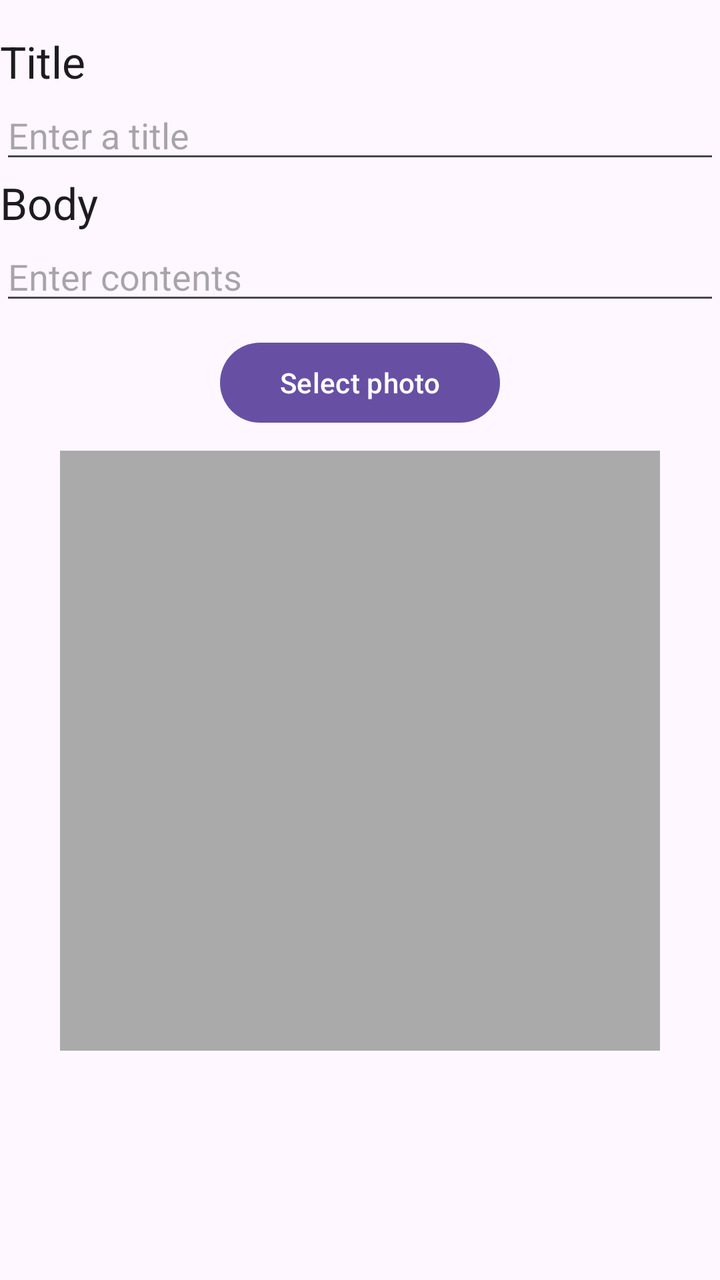
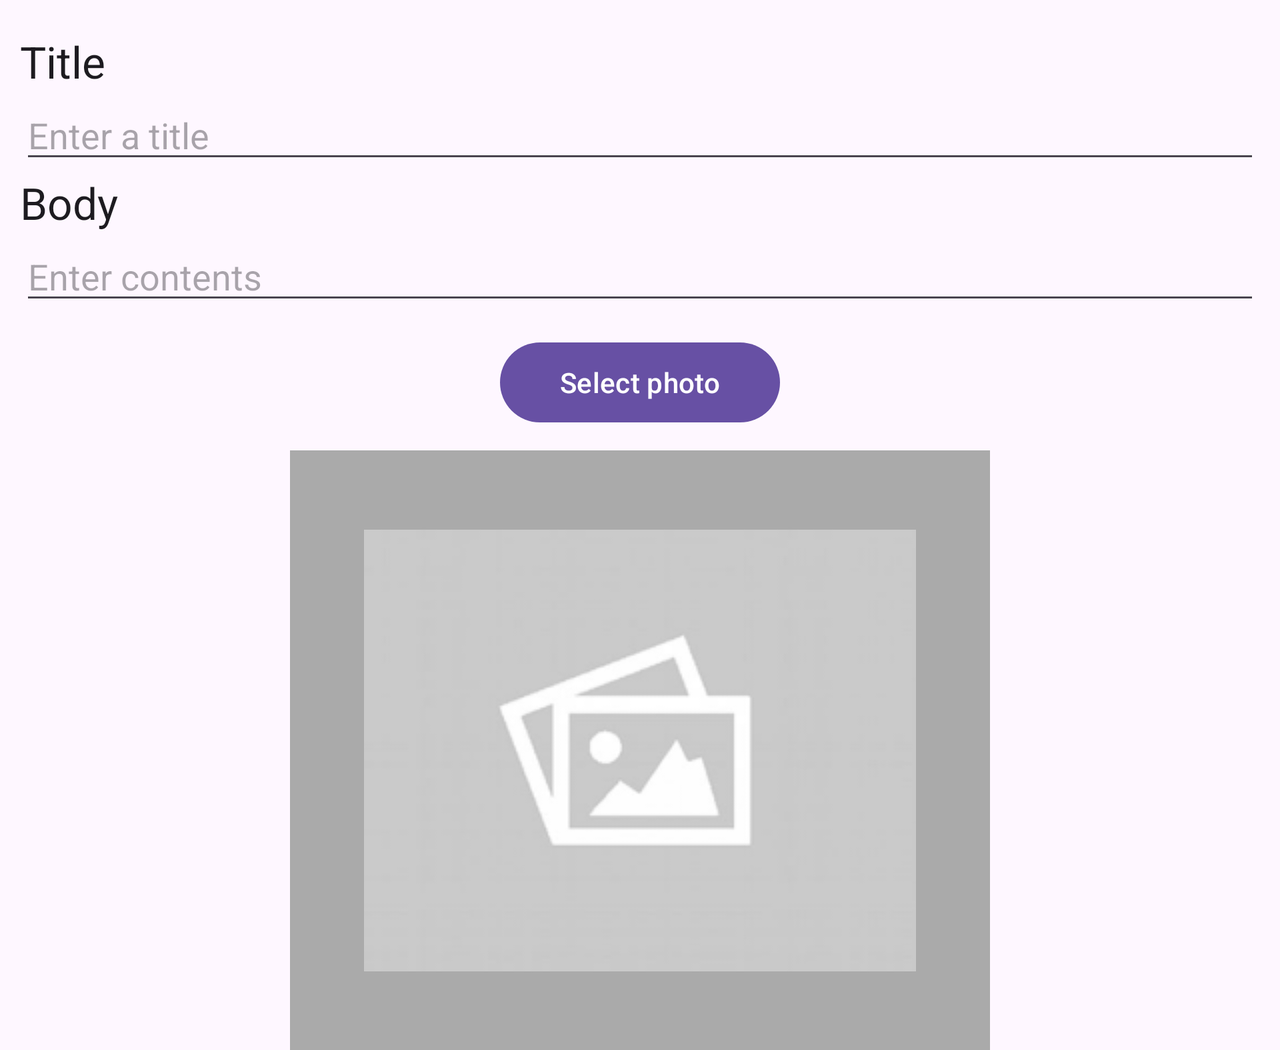

Compare how this app lays out the same screen by default and in its alternative resource folder. The renders come first, then the two layout files and the values they reference.
<!-- AndroidManifest.xml: application theme Theme.Blogitz -->
<!-- res/layout/fragment_blog.xml -->
<?xml version="1.0" encoding="utf-8"?>
<LinearLayout
    xmlns:android="http://schemas.android.com/apk/res/android"
    android:layout_width="match_parent"
    android:layout_height="match_parent">
    <LinearLayout
        android:layout_width="match_parent"
        android:layout_height="match_parent"
        android:orientation="vertical">
        <LinearLayout
            android:layout_width="match_parent"
            android:layout_height="wrap_content"
            android:layout_weight="1"
            android:orientation="vertical"
            android:layout_marginTop="16dp">
            <com.google.android.material.textview.MaterialTextView
                style="@style/TextAppearance.Material3.TitleLarge"
                android:layout_width="match_parent"
                android:layout_height="wrap_content"
                android:text="@string/blog_title_label" />
            <EditText
                style="@style/ThemeOverlay.Material3.TextInputEditText"
                android:layout_width="match_parent"
                android:layout_height="wrap_content"
                android:id="@+id/blog_title_edit_text"
                android:hint="@string/title_prompt" />
            <com.google.android.material.textview.MaterialTextView
                style="@style/TextAppearance.Material3.TitleLarge"
                android:layout_width="match_parent"
                android:layout_height="wrap_content"
                android:text="@string/blog_body_label" />
            <EditText
                style="@style/ThemeOverlay.Material3.TextInputEditText"
                android:layout_width="match_parent"
                android:layout_height="wrap_content"
                android:id="@+id/blog_body_edit_text"
                android:hint="@string/contents_prompt"/>
            <LinearLayout
                android:layout_width="wrap_content"
                android:layout_height="wrap_content"
                android:orientation="vertical"
                android:layout_gravity="center">
                <com.google.android.material.button.MaterialButton
                    android:id="@+id/blog_select_photo_button"
                    android:layout_width="140dp"
                    android:layout_height="wrap_content"
                    android:layout_gravity="center"
                    android:layout_margin="10dp"
                    android:text="@string/blog_select_photo_button_text"/>
                <ImageView
                    android:id="@+id/blog_image_view"
                    android:layout_width="300dp"
                    android:layout_height="300dp"
                    android:cropToPadding="true"
                    android:background="@android:color/darker_gray"
                    android:scaleType="centerInside" />
            </LinearLayout>
        </LinearLayout>
    </LinearLayout>
</LinearLayout>
<!-- resources referenced by this layout -->
<resources>
  <string name="blog_body_label">Body</string>
  <string name="blog_select_photo_button_text">Select photo</string>
  <string name="blog_title_label">Title</string>
  <string name="contents_prompt">Enter contents</string>
  <string name="title_prompt">Enter a title</string>
  <style name="Theme.Blogitz" parent="Theme.Material3.Light">
          <item name="iconTint">@color/on_surface</item>
      </style>
  <color name="on_surface">@color/black</color>
  <color name="black">#FF000000</color>
</resources>
<!-- res/layout-land/fragment_blog.xml (the repository's variant of the layout above) -->
<!-- drawn on the phone turned sideways -->
<?xml version="1.0" encoding="utf-8"?>
<ScrollView
    xmlns:android="http://schemas.android.com/apk/res/android"
    android:layout_width="match_parent"
    android:layout_height="match_parent">
    <LinearLayout
        android:layout_width="match_parent"
        android:layout_height="wrap_content"
        android:orientation="vertical"
        android:layout_marginTop="16dp">
        <com.google.android.material.textview.MaterialTextView
            style="@style/TextAppearance.Material3.TitleLarge"
            android:layout_width="match_parent"
            android:layout_height="wrap_content"
            android:text="@string/blog_title_label"
            android:layout_marginLeft="10dp"
            android:layout_marginRight="10dp" />
        <EditText
            style="@style/ThemeOverlay.Material3.TextInputEditText"
            android:layout_width="match_parent"
            android:layout_height="wrap_content"
            android:id="@+id/blog_title_edit_text"
            android:hint="@string/title_prompt"
            android:layout_marginLeft="10dp"
            android:layout_marginRight="10dp" />
        <com.google.android.material.textview.MaterialTextView
            style="@style/TextAppearance.Material3.TitleLarge"
            android:layout_width="match_parent"
            android:layout_height="wrap_content"
            android:text="@string/blog_body_label"
            android:layout_marginLeft="10dp"
            android:layout_marginRight="10dp" />
        <EditText
            style="@style/ThemeOverlay.Material3.TextInputEditText"
            android:layout_width="match_parent"
            android:layout_height="wrap_content"
            android:id="@+id/blog_body_edit_text"
            android:hint="@string/contents_prompt"
            android:layout_marginLeft="10dp"
            android:layout_marginRight="10dp" />
        <LinearLayout
            android:layout_width="wrap_content"
            android:layout_height="wrap_content"
            android:orientation="vertical"
            android:layout_gravity="center">
            <com.google.android.material.button.MaterialButton
                android:id="@+id/blog_select_photo_button"
                android:layout_width="140dp"
                android:layout_height="wrap_content"
                android:layout_gravity="center"
                android:layout_margin="10dp"
                android:text="@string/blog_select_photo_button_text"/>
            <ImageView
                android:id="@+id/blog_image_view"
                android:layout_width="350dp"
                android:layout_height="300dp"
                android:cropToPadding="true"
                android:background="@android:color/darker_gray"
                android:scaleType="centerInside"
                android:src="@drawable/image_holder"
                android:contentDescription="@string/blog_photo_description" />
        </LinearLayout>
    </LinearLayout>
</ScrollView>
<!-- resources referenced by the variant -->
<!-- as the phone turned sideways resolves them -->
<resources>
  <!-- drawable image_holder: png bitmap (drawable, 6123 bytes) -->
  <string name="blog_body_label">Body</string>
  <string name="blog_photo_description">Blog\'s Photo</string>
  <string name="blog_select_photo_button_text">Select photo</string>
  <string name="blog_title_label">Title</string>
  <string name="contents_prompt">Enter contents</string>
  <string name="title_prompt">Enter a title</string>
  <style name="Theme.Blogitz" parent="Theme.Material3.Light">
          <item name="iconTint">@color/on_surface</item>
      </style>
  <color name="on_surface">@color/black</color>
  <color name="black">#FF000000</color>
</resources>
